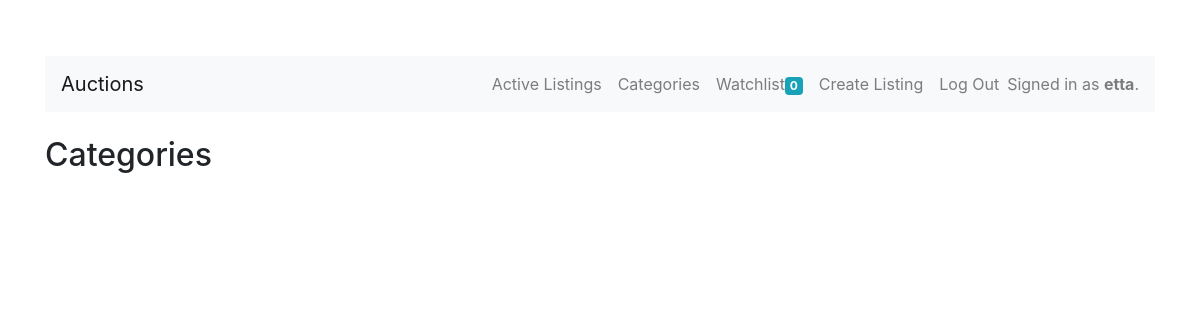
The page /categories/ (signed in) on the database as committed earlier.
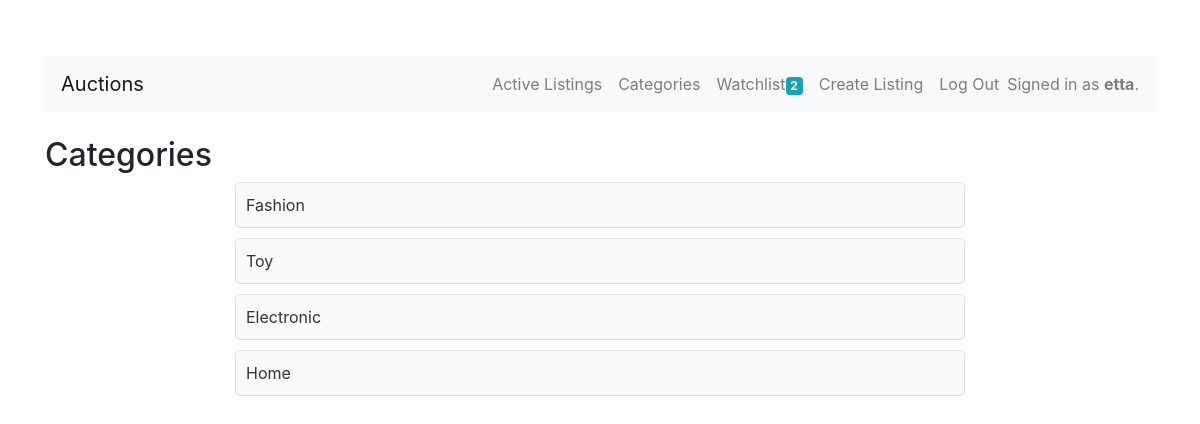
The same page on the database as committed later.
### auctions/models.py (models this page shows, shortened)
class User(AbstractUser):
    watchlist = models.ManyToManyField('AuctionListing', blank=True, related_name='watchlisted_by')

class Category(models.Model):
    name = models.CharField(max_length=100)

### auctions/views.py (the view)
# urls.py: path('categories/', views.categories, name='categories'),
def categories(request):
    all_categories = Category.objects.all()
    return render(request, "auctions/categories.html", {
        "categories": all_categories
    })

### auctions/context_processors.py (called while the page is built)
def watchlist_count(request):
    if request.user.is_authenticated:
        count = request.user.watchlist.count()
    else:
        count = 0
    return {'watchlist_count': count}

### auctions/templates/auctions/categories.html
{% extends "auctions/layout.html" %}
{% block body %}
<h2 class="purple">Categories</h2>
<div class="row">
    <div class="col-md-8 offset-md-2">
        <ul class="categories-list">
            {% for category in categories %}
                <li>
                    <a href="{% url 'category_listings' category.id %}">{{ category.name }}</a>
                </li>
            {% endfor %}
        </ul>
    </div>
</div>
{% endblock %}

### auctions/templates/auctions/layout.html (shortened to what this page needs)
{% load static %}
<!DOCTYPE html>
<html lang="en">
    <head>
 <link rel="stylesheet" href="https://cdn.jsdelivr.net/npm/swiper@8/swiper-bundle.min.css">
 <link rel="stylesheet" href="https://www.boucheron.cn/static/version1718715124/frontend/Boucheron/hyva/en_US/css/styles.min.css">
 <link rel="stylesheet" href="https://stackpath.bootstrapcdn.com/bootstrap/4.4.1/css/bootstrap.min.css">
        <link href="{% static 'auctions/styles.css' %}" rel="stylesheet">
    </head>
    <body>
        <div class="container">
            <nav class="navbar navbar-expand-lg navbar-light bg-light">
                <a class="navbar-brand" href="{% url 'index' %}">Auctions</a>
                <div class="collapse navbar-collapse" id="navbarNav">
                    <ul class="navbar-nav ml-auto">
                        <li class="nav-item">
                            <a class="nav-link" href="{% url 'index' %}">Active Listings</a>
                        </li>
                        <li class="nav-item">
                            <a class="nav-link" href="{% url 'categories' %}">Categories</a>
                        </li>
                        {% if user.is_authenticated %}
                            <li class="nav-item">
                                <a class="nav-link" href="{% url 'watchlist' %}">Watchlist<span class="badge badge-info">{{ watchlist_count }}</span></a>
                            </li>
                            <li class="nav-item">
                                <a class="nav-link" href="{% url 'create_listing' %}">Create Listing</a>
                            </li>
                            <li class="nav-item">
                                <a class="nav-link" href="{% url 'logout' %}">Log Out</a>
                            </li>
                            <li class="nav-item">
                                <span class="navbar-text">
                                    Signed in as <strong>{{ user.username }}</strong>.
                                </span>
                            </li>
                        {% endif %}
                    </ul>
                </div>
            </nav>
            <div class="content mt-4">
                {% block body %}
                {% endblock %}
            </div>
        </div>
    </body>
</html>

### auctions/static/auctions/styles.css (style rules this page uses)
body { padding-top: 56px; }
.navbar { margin-bottom: 20px; }
.content { margin-top: 20px; }
.categories-list { list-style-type: none; padding: 0; }
.categories-list li { margin-bottom: 10px; }
.categories-list a { display: block; padding: 10px; background-color: #f8f9fa; border: 1px solid #ddd; border-radius: 5px; text-decoration: none; color: #333; transition: background-color 0.3s; }

Rows that differ between the two databases and show on the page:
added Category: name "Fashion"
added Category: name "Toy"
added Category: name "Electronic"
added Category: name "Home"
Other text that changed with them:
{{ watchlist_count }}: "0" → "2"
